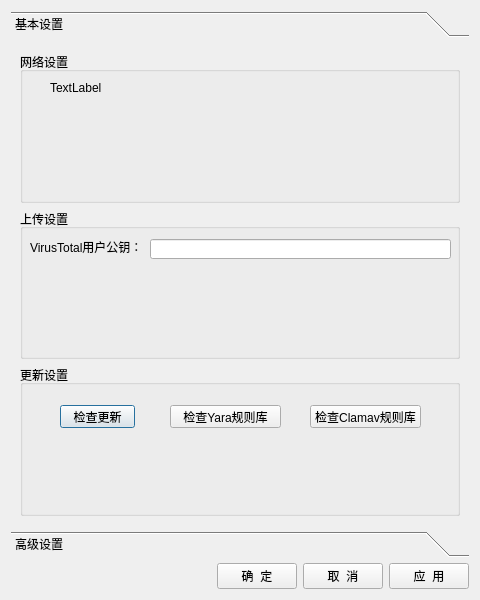
<?xml version="1.0" encoding="UTF-8"?>
<ui version="4.0">
 <class>Dialog</class>
 <widget class="QDialog" name="Dialog">
  <property name="geometry">
   <rect>
    <x>0</x>
    <y>0</y>
    <width>480</width>
    <height>600</height>
   </rect>
  </property>
  <property name="sizePolicy">
   <sizepolicy hsizetype="Fixed" vsizetype="Fixed">
    <horstretch>0</horstretch>
    <verstretch>0</verstretch>
   </sizepolicy>
  </property>
  <property name="minimumSize">
   <size>
    <width>480</width>
    <height>600</height>
   </size>
  </property>
  <property name="maximumSize">
   <size>
    <width>480</width>
    <height>600</height>
   </size>
  </property>
  <property name="windowTitle">
   <string>设置</string>
  </property>
  <layout class="QVBoxLayout" name="verticalLayout">
   <item>
    <widget class="QToolBox" name="toolBox">
     <property name="currentIndex">
      <number>0</number>
     </property>
     <widget class="QWidget" name="PG_Base">
      <property name="geometry">
       <rect>
        <x>0</x>
        <y>0</y>
        <width>462</width>
        <height>499</height>
       </rect>
      </property>
      <property name="toolTip">
       <string/>
      </property>
      <attribute name="label">
       <string>基本设置</string>
      </attribute>
      <layout class="QVBoxLayout" name="verticalLayout_2">
       <item>
        <widget class="QGroupBox" name="groupBox">
         <property name="title">
          <string>网络设置</string>
         </property>
         <widget class="QLabel" name="label">
          <property name="geometry">
           <rect>
            <x>30</x>
            <y>30</y>
            <width>54</width>
            <height>12</height>
           </rect>
          </property>
          <property name="text">
           <string>TextLabel</string>
          </property>
         </widget>
        </widget>
       </item>
       <item>
        <widget class="QGroupBox" name="groupBox_2">
         <property name="title">
          <string>上传设置</string>
         </property>
         <widget class="QLabel" name="label_2">
          <property name="geometry">
           <rect>
            <x>10</x>
            <y>30</y>
            <width>121</width>
            <height>16</height>
           </rect>
          </property>
          <property name="text">
           <string>VirusTotal用户公钥：</string>
          </property>
         </widget>
         <widget class="QLineEdit" name="lineEdit">
          <property name="geometry">
           <rect>
            <x>130</x>
            <y>30</y>
            <width>301</width>
            <height>20</height>
           </rect>
          </property>
         </widget>
        </widget>
       </item>
       <item>
        <widget class="QGroupBox" name="groupBox_3">
         <property name="title">
          <string>更新设置</string>
         </property>
         <widget class="QPushButton" name="pushButton">
          <property name="geometry">
           <rect>
            <x>40</x>
            <y>40</y>
            <width>75</width>
            <height>23</height>
           </rect>
          </property>
          <property name="text">
           <string>检查更新</string>
          </property>
         </widget>
         <widget class="QPushButton" name="pushButton_2">
          <property name="geometry">
           <rect>
            <x>150</x>
            <y>40</y>
            <width>111</width>
            <height>23</height>
           </rect>
          </property>
          <property name="text">
           <string>检查Yara规则库</string>
          </property>
         </widget>
         <widget class="QPushButton" name="pushButton_3">
          <property name="geometry">
           <rect>
            <x>290</x>
            <y>40</y>
            <width>111</width>
            <height>23</height>
           </rect>
          </property>
          <property name="text">
           <string>检查Clamav规则库</string>
          </property>
         </widget>
        </widget>
       </item>
      </layout>
     </widget>
     <widget class="QWidget" name="PG_Advence">
      <property name="geometry">
       <rect>
        <x>0</x>
        <y>0</y>
        <width>462</width>
        <height>499</height>
       </rect>
      </property>
      <attribute name="label">
       <string>高级设置</string>
      </attribute>
      <layout class="QVBoxLayout" name="verticalLayout_3">
       <item>
        <widget class="QGroupBox" name="groupBox_4">
         <property name="title">
          <string>扫描规则</string>
         </property>
         <widget class="QLabel" name="label_3">
          <property name="geometry">
           <rect>
            <x>40</x>
            <y>40</y>
            <width>54</width>
            <height>12</height>
           </rect>
          </property>
          <property name="text">
           <string>反选：</string>
          </property>
         </widget>
         <widget class="QLabel" name="label_4">
          <property name="geometry">
           <rect>
            <x>40</x>
            <y>70</y>
            <width>81</width>
            <height>16</height>
           </rect>
          </property>
          <property name="text">
           <string>按后缀名扫描：</string>
          </property>
         </widget>
         <widget class="QLabel" name="label_5">
          <property name="geometry">
           <rect>
            <x>40</x>
            <y>100</y>
            <width>81</width>
            <height>16</height>
           </rect>
          </property>
          <property name="text">
           <string>按文件名扫描：</string>
          </property>
         </widget>
        </widget>
       </item>
       <item>
        <widget class="QGroupBox" name="groupBox_5">
         <property name="title">
          <string>GroupBox</string>
         </property>
        </widget>
       </item>
      </layout>
     </widget>
    </widget>
   </item>
   <item>
    <layout class="QHBoxLayout" name="horizontalLayout">
     <item>
      <spacer name="horizontalSpacer">
       <property name="orientation">
        <enum>Qt::Horizontal</enum>
       </property>
       <property name="sizeHint" stdset="0">
        <size>
         <width>40</width>
         <height>20</height>
        </size>
       </property>
      </spacer>
     </item>
     <item>
      <widget class="QPushButton" name="PB_Confirm">
       <property name="text">
        <string>确  定</string>
       </property>
      </widget>
     </item>
     <item>
      <widget class="QPushButton" name="PB_Cancel">
       <property name="text">
        <string>取  消</string>
       </property>
      </widget>
     </item>
     <item>
      <widget class="QPushButton" name="PB_Apply">
       <property name="toolTip">
        <string> 应用更改</string>
       </property>
       <property name="text">
        <string>应  用</string>
       </property>
      </widget>
     </item>
    </layout>
   </item>
  </layout>
 </widget>
 <resources/>
 <connections/>
</ui>
